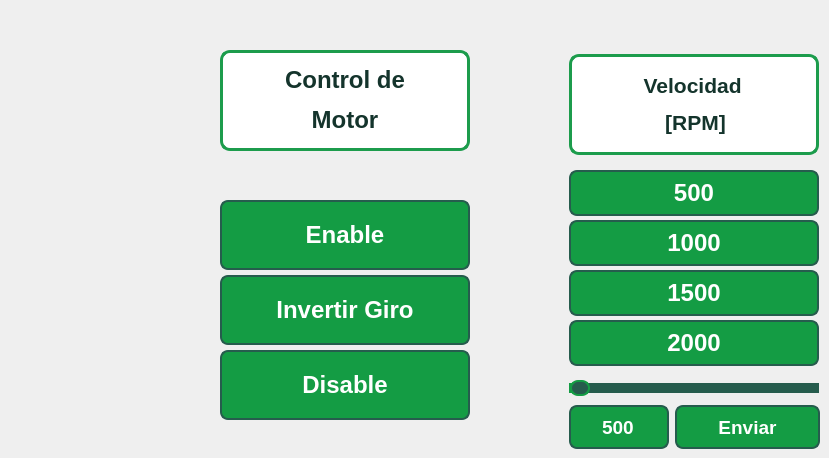
      <widget class="QWidget" name="tab_2">
       <attribute name="title">
        <string>Motor Velocidad</string>
       </attribute>
       <widget class="QPushButton" name="DIS_VEL">
        <property name="geometry">
         <rect>
          <x>220</x>
          <y>350</y>
          <width>250</width>
          <height>70</height>
         </rect>
        </property>
        <property name="maximumSize">
         <size>
          <width>16777215</width>
          <height>70</height>
         </size>
        </property>
        <property name="font">
         <font>
          <pointsize>18</pointsize>
          <bold>true</bold>
         </font>
        </property>
        <property name="styleSheet">
         <string notr="true">QPushButton {
    /* Estilo inicial del botón */
    background-color: #149c44;
    border: 2px solid #265c4d;
	color: white;
    border-radius: 8px;
    padding: 5px 10px;
	font-weight: bold;
}

QPushButton:pressed {
    /* Estilo del botón cuando está presionado */
    background-color:  #265c4d;
    border: 2px solid #265c4d;
	color: white;
}</string>
        </property>
        <property name="text">
         <string>Disable</string>
        </property>
       </widget>
       <widget class="QLabel" name="label_5">
        <property name="geometry">
         <rect>
          <x>220</x>
          <y>50</y>
          <width>250</width>
          <height>101</height>
         </rect>
        </property>
        <property name="minimumSize">
         <size>
          <width>250</width>
          <height>0</height>
         </size>
        </property>
        <property name="maximumSize">
         <size>
          <width>300</width>
          <height>500</height>
         </size>
        </property>
        <property name="styleSheet">
         <string notr="true">QLabel {
    color: #14342c;
    font-weight: bold;
	border: 3px solid;
	border-radius: 10px;
	border-color:  #1c9c4c;
	background-color:  white;
}</string>
        </property>
        <property name="text">
         <string>&lt;html&gt;&lt;head/&gt;&lt;body&gt;&lt;p align=&quot;center&quot;&gt;&lt;span style=&quot; font-size:18pt; color:#14342c;&quot;&gt;Control de&lt;/span&gt;&lt;/p&gt;&lt;p align=&quot;center&quot;&gt;&lt;span style=&quot; font-size:18pt; color:#14342c;&quot;&gt;Motor&lt;/span&gt;&lt;/p&gt;&lt;/body&gt;&lt;/html&gt;</string>
        </property>
        <property name="alignment">
         <set>Qt::AlignCenter</set>
        </property>
       </widget>
       <widget class="QPushButton" name="EN_VEL">
        <property name="geometry">
         <rect>
          <x>220</x>
          <y>200</y>
          <width>250</width>
          <height>70</height>
         </rect>
        </property>
        <property name="maximumSize">
         <size>
          <width>16777215</width>
          <height>70</height>
         </size>
        </property>
        <property name="font">
         <font>
          <pointsize>18</pointsize>
          <bold>true</bold>
         </font>
        </property>
        <property name="styleSheet">
         <string notr="true">QPushButton {
    /* Estilo inicial del botón */
    background-color: #149c44;
    border: 2px solid #265c4d;
	color: white;
    border-radius: 8px;
    padding: 5px 10px;
	font-weight: bold;
}

QPushButton:pressed {
    /* Estilo del botón cuando está presionado */
    background-color:  #265c4d;
    border: 2px solid #265c4d;
	color: white;
}</string>
        </property>
        <property name="text">
         <string>Enable</string>
        </property>
       </widget>
       <widget class="QPushButton" name="bot_INV">
        <property name="geometry">
         <rect>
          <x>220</x>
          <y>275</y>
          <width>250</width>
          <height>70</height>
         </rect>
        </property>
        <property name="maximumSize">
         <size>
          <width>16777215</width>
          <height>70</height>
         </size>
        </property>
        <property name="font">
         <font>
          <pointsize>18</pointsize>
          <bold>true</bold>
         </font>
        </property>
        <property name="styleSheet">
         <string notr="true">QPushButton {
    /* Estilo inicial del botón */
    background-color: #149c44;
    border: 2px solid #265c4d;
	color: white;
    border-radius: 8px;
    padding: 5px 10px;
	font-weight: bold;
}

QPushButton:pressed {
    /* Estilo del botón cuando está presionado */
    background-color:  #265c4d;
    border: 2px solid #265c4d;
	color: white;
}</string>
        </property>
        <property name="text">
         <string>Invertir Giro</string>
        </property>
       </widget>
       <widget class="QWidget" name="layoutWidget">
        <property name="geometry">
         <rect>
          <x>569</x>
          <y>405</y>
          <width>251</width>
          <height>44</height>
         </rect>
        </property>
        <layout class="QHBoxLayout" name="horizontalLayout">
         <item>
          <widget class="QSpinBox" name="spin_rpm">
           <property name="maximumSize">
            <size>
             <width>100</width>
             <height>100</height>
            </size>
           </property>
           <property name="font">
            <font>
             <pointsize>14</pointsize>
             <bold>true</bold>
            </font>
           </property>
           <property name="styleSheet">
            <string notr="true">QSpinBox {
    /* Estilo para el QSpinBox cuando es solo lectura */
    background-color: #149c44;
    border: 2px solid #265c4d;
    border-radius: 8px;
    color: white;
    padding: 5px;
    font-weight: bold;
    text-align: center;
}</string>
           </property>
           <property name="alignment">
            <set>Qt::AlignCenter</set>
           </property>
           <property name="readOnly">
            <bool>true</bool>
           </property>
           <property name="buttonSymbols">
            <enum>QAbstractSpinBox::NoButtons</enum>
           </property>
           <property name="minimum">
            <number>500</number>
           </property>
           <property name="maximum">
            <number>3000</number>
           </property>
          </widget>
         </item>
         <item>
          <widget class="QPushButton" name="vel_slid_bot">
           <property name="maximumSize">
            <size>
             <width>500</width>
             <height>500</height>
            </size>
           </property>
           <property name="font">
            <font>
             <pointsize>14</pointsize>
             <bold>true</bold>
            </font>
           </property>
           <property name="styleSheet">
            <string notr="true">QPushButton {
    /* Estilo inicial del botón */
    background-color: #149c44;
    border: 2px solid #265c4d;
	color: white;
    border-radius: 8px;
    padding: 5px 10px;
	font-weight: bold;
}

QPushButton:pressed {
    /* Estilo del botón cuando está presionado */
    background-color:  #265c4d;
    border: 2px solid #265c4d;
	color: white;
}</string>
           </property>
           <property name="text">
            <string>Enviar</string>
           </property>
          </widget>
         </item>
        </layout>
       </widget>
       <widget class="QPushButton" name="B_1500_RPM">
        <property name="geometry">
         <rect>
          <x>569</x>
          <y>270</y>
          <width>250</width>
          <height>46</height>
         </rect>
        </property>
        <property name="maximumSize">
         <size>
          <width>1000</width>
          <height>50</height>
         </size>
        </property>
        <property name="font">
         <font>
          <pointsize>18</pointsize>
          <bold>true</bold>
         </font>
        </property>
        <property name="styleSheet">
         <string notr="true">QPushButton {
    /* Estilo inicial del botón */
    background-color: #149c44;
    border: 2px solid #265c4d;
	color: white;
    border-radius: 8px;
    padding: 5px 10px;
	font-weight: bold;
}

QPushButton:pressed {
    /* Estilo del botón cuando está presionado */
    background-color:  #265c4d;
    border: 2px solid #265c4d;
	color: white;
}</string>
        </property>
        <property name="text">
         <string>1500</string>
        </property>
       </widget>
       <widget class="QLabel" name="label_6">
        <property name="geometry">
         <rect>
          <x>569</x>
          <y>54</y>
          <width>250</width>
          <height>101</height>
         </rect>
        </property>
        <property name="minimumSize">
         <size>
          <width>250</width>
          <height>0</height>
         </size>
        </property>
        <property name="maximumSize">
         <size>
          <width>1000</width>
          <height>500</height>
         </size>
        </property>
        <property name="styleSheet">
         <string notr="true">QLabel {
    color: #14342c;
    font-weight: bold;
	border: 3px solid;
	border-radius: 10px;
	border-color:  #1c9c4c;
	background-color:  white;
}</string>
        </property>
        <property name="text">
         <string>&lt;html&gt;&lt;head/&gt;&lt;body&gt;&lt;p align=&quot;center&quot;&gt;&lt;span style=&quot; font-size:16pt; color:#14342c;&quot;&gt;Velocidad &lt;/span&gt;&lt;/p&gt;&lt;p align=&quot;center&quot;&gt;&lt;span style=&quot; font-size:16pt; color:#14342c;&quot;&gt;[RPM]&lt;/span&gt;&lt;/p&gt;&lt;/body&gt;&lt;/html&gt;</string>
        </property>
        <property name="wordWrap">
         <bool>true</bool>
        </property>
        <property name="margin">
         <number>1</number>
        </property>
       </widget>
       <widget class="QPushButton" name="B_500_RPM">
        <property name="geometry">
         <rect>
          <x>569</x>
          <y>170</y>
          <width>250</width>
          <height>46</height>
         </rect>
        </property>
        <property name="maximumSize">
         <size>
          <width>1000</width>
          <height>50</height>
         </size>
        </property>
        <property name="font">
         <font>
          <pointsize>18</pointsize>
          <bold>true</bold>
         </font>
        </property>
        <property name="styleSheet">
         <string notr="true">QPushButton {
    /* Estilo inicial del botón */
    background-color: #149c44;
    border: 2px solid #265c4d;
	color: white;
    border-radius: 8px;
    padding: 5px 10px;
	font-weight: bold;
}

QPushButton:pressed {
    /* Estilo del botón cuando está presionado */
    background-color:  #265c4d;
    border: 2px solid #265c4d;
	color: white;
}</string>
        </property>
        <property name="text">
         <string>500</string>
        </property>
       </widget>
       <widget class="QPushButton" name="B_1000_RPM">
        <property name="geometry">
         <rect>
          <x>569</x>
          <y>220</y>
          <width>250</width>
          <height>46</height>
         </rect>
        </property>
        <property name="maximumSize">
         <size>
          <width>1000</width>
          <height>50</height>
         </size>
        </property>
        <property name="font">
         <font>
          <pointsize>18</pointsize>
          <bold>true</bold>
         </font>
        </property>
        <property name="styleSheet">
         <string notr="true">QPushButton {
    /* Estilo inicial del botón */
    background-color: #149c44;
    border: 2px solid #265c4d;
	color: white;
    border-radius: 8px;
    padding: 5px 10px;
	font-weight: bold;
}

QPushButton:pressed {
    /* Estilo del botón cuando está presionado */
    background-color:  #265c4d;
    border: 2px solid #265c4d;
	color: white;
}</string>
        </property>
        <property name="text">
         <string>1000</string>
        </property>
       </widget>
       <widget class="QPushButton" name="B_2000_RPM">
        <property name="geometry">
         <rect>
          <x>569</x>
          <y>320</y>
          <width>250</width>
          <height>46</height>
         </rect>
        </property>
        <property name="maximumSize">
         <size>
          <width>1000</width>
          <height>50</height>
         </size>
        </property>
        <property name="font">
         <font>
          <pointsize>18</pointsize>
          <bold>true</bold>
         </font>
        </property>
        <property name="styleSheet">
         <string notr="true">QPushButton {
    /* Estilo inicial del botón */
    background-color: #149c44;
    border: 2px solid #265c4d;
	color: white;
    border-radius: 8px;
    padding: 5px 10px;
	font-weight: bold;
}

QPushButton:pressed {
    /* Estilo del botón cuando está presionado */
    background-color:  #265c4d;
    border: 2px solid #265c4d;
	color: white;
}</string>
        </property>
        <property name="text">
         <string>2000</string>
        </property>
       </widget>
       <widget class="QSlider" name="SLID_RPM">
        <property name="geometry">
         <rect>
          <x>569</x>
          <y>380</y>
          <width>250</width>
          <height>16</height>
         </rect>
        </property>
        <property name="styleSheet">
         <string notr="true">QSlider::groove:horizontal {
    /* Estilo del track del slider */
    border: 1px solid #265c4d;
    height: 8px;
    background: #149c44;
    border-radius: 4px;
}

QSlider::handle:horizontal {
    /* Estilo del handle (parte que se arrastra) */
    background: #265c4d;
    border: 2px solid #149c44;
    width: 16px;
    height: 16px;
    border-radius: 8px;
    margin: -4px 0;  /* Centra el handle en el track */
}

QSlider::add-page:horizontal {
    /* Estilo de la parte del track a la derecha del handle */
    background: #265c4d;
}

QSlider::sub-page:horizontal {
    /* Estilo de la parte del track a la izquierda del handle */
    background: #149c44;
}</string>
        </property>
        <property name="minimum">
         <number>500</number>
        </property>
        <property name="maximum">
         <number>3000</number>
        </property>
        <property name="orientation">
         <enum>Qt::Horizontal</enum>
        </property>
       </widget>
      </widget>
